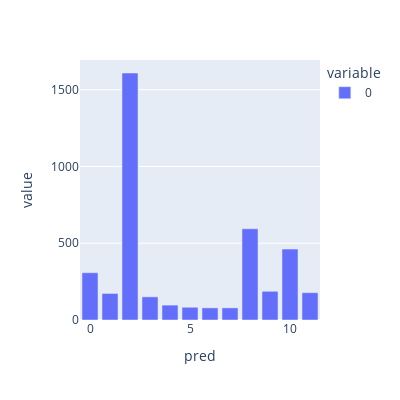

Notebook source saved alongside this figure:
### Markdown cell above
Around the number 12 we can see that the curve slightly flattens.
Further increasing the number of clusters will not provide any benefit, since the clusters will become sparse and small in size.
Since the number of dimensions generated with TFIDF is very high compared to the number of samples,
the knee point of the curve is not so obvious.

### 3.3 Exploring and evaluating the clustered data

### Code cell
from IPython.display import display

n_clusters = 12
tcl.fit_kmeans(n_clusters)

for i in range(n_clusters):
    idx = tcl.clustered_data.pred == i
    print("Cluster {}".format(i))
    display(tcl.clustered_data.loc[idx, ['input', 'top_terms']][0:5])

### Figure 1 — Plotly figure (JSON) as saved in the notebook; plotly's stock layout.template omitted (floating-point values rounded to 4 significant figures)
{"data": [{"alignmentgroup": "True", "hovertemplate": "variable=0<br>pred=%{x}<br>value=%{y}<extra></extra>", "legendgroup": "0", "marker": {"color": "#636efa", "pattern": {"shape": ""}}, "name": "0", "offsetgroup": "0", "orientation": "v", "showlegend": true, "textposition": "auto", "type": "bar", "x": [6, 7, 5, 4, 3, 1, 11, 9, 0, 10, 8, 2], "xaxis": "x", "y": [79, 79, 83, 97, 151, 173, 178, 187, 308, 462, 594, 1609], "yaxis": "y"}], "layout": {"barmode": "relative", "height": 400, "legend": {"title": {"text": "variable"}, "tracegroupgap": 0}, "margin": {"t": 60}, "width": 400, "xaxis": {"anchor": "y", "domain": [0, 1], "title": {"text": "pred"}}, "yaxis": {"anchor": "x", "domain": [0, 1], "title": {"text": "value"}}}}
